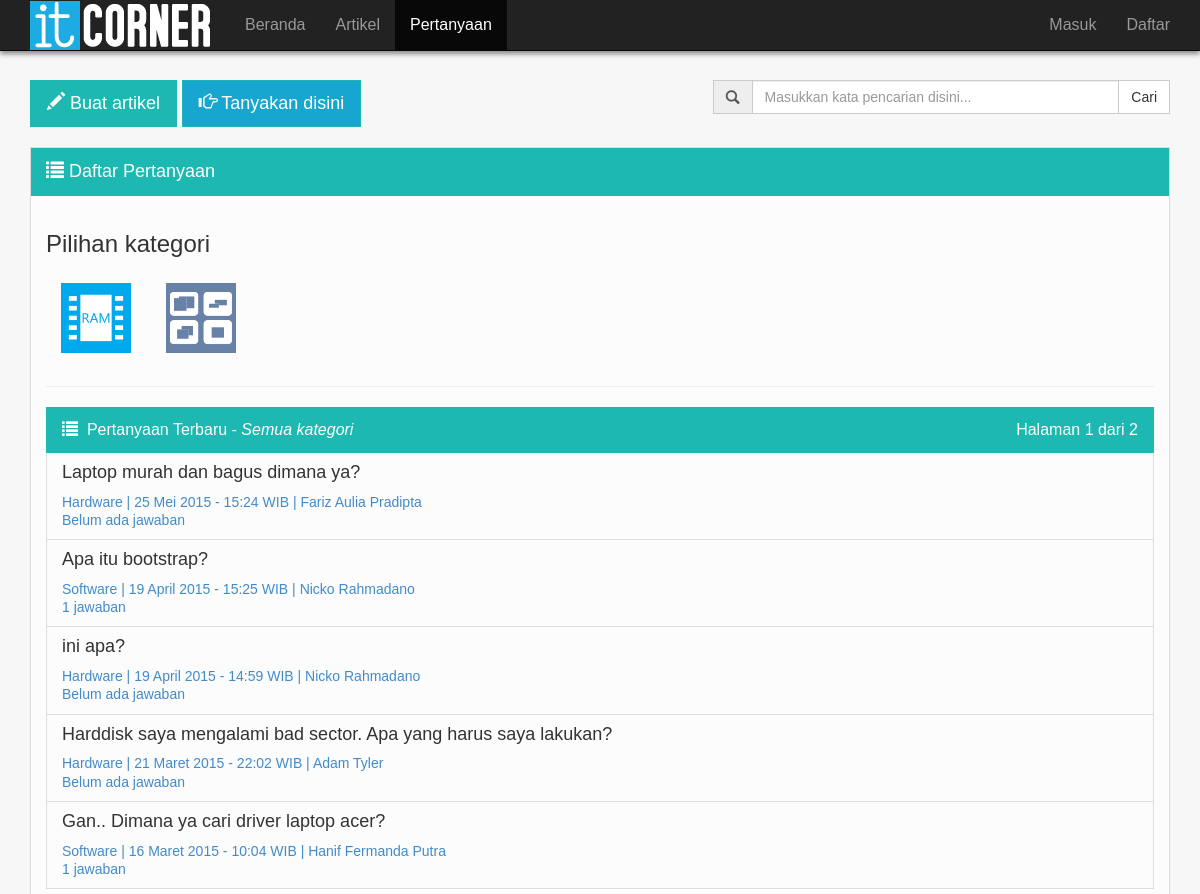
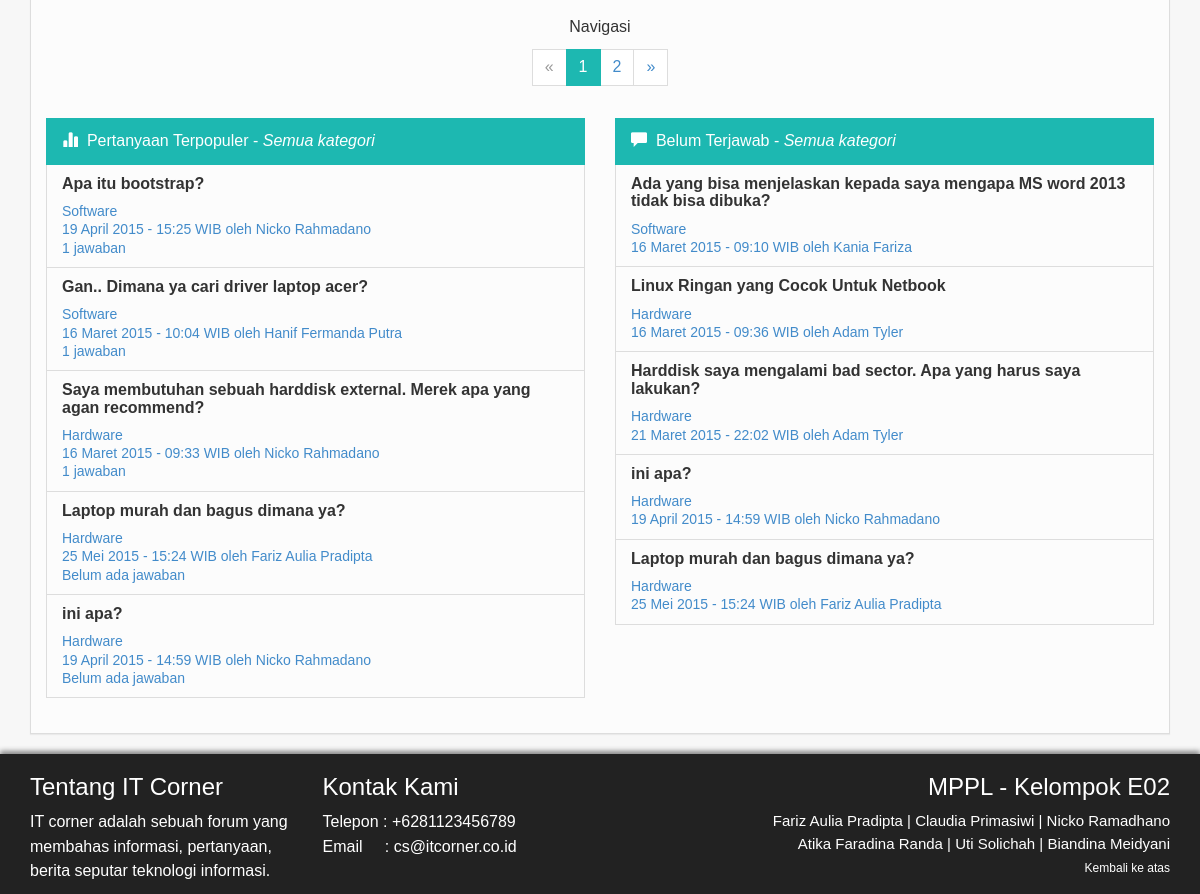
Page /mppl/list_pertanyaan.php on the committed database (2 pictures, top to bottom).
### tables this page shows
CREATE TABLE IF NOT EXISTS `pertanyaan` (
`id_pertanyaan` int(10) NOT NULL,
  `username` varchar(50) NOT NULL,
  `judul_pertanyaan` varchar(100) NOT NULL,
  `isi_pertanyaan` text NOT NULL,
  `kategori_pertanyaan` varchar(50) NOT NULL,
  `tanggal` datetime NOT NULL DEFAULT CURRENT_TIMESTAMP,
  `status` varchar(10) NOT NULL,
  `jumlah_jawaban` int(11) NOT NULL DEFAULT '0',
  `kunci` varchar(10) NOT NULL DEFAULT 'tidak'
);

CREATE TABLE IF NOT EXISTS `user` (
  `username` varchar(50) NOT NULL,
  `nama` varchar(50) NOT NULL,
  `password` varchar(50) NOT NULL,
  `email` varchar(50) NOT NULL,
  `jenis_user` varchar(50) NOT NULL,
  `gambar` varchar(100) DEFAULT NULL,
  `tanggal_masuk` timestamp NOT NULL DEFAULT CURRENT_TIMESTAMP,
  `deskripsi` varchar(1000) DEFAULT NULL,
  `tanggal_lahir` date DEFAULT NULL,
  `tempat_tinggal` varchar(100) DEFAULT NULL,
  `pesan_flag` int(11) NOT NULL DEFAULT '0'
);

### mppl/list_pertanyaan.php (the view, shortened to what this page needs)
<!doctype html>
<html>
<head>
  <link rel="stylesheet" href="assets/bootstrap/css/bootstrap.min.css">
</head>
<body>
  <div class="container">
    <div class="navbar navbar-fixed-top navbar-inverse outer-navbar">
      <div class="container">
        <div class="collapse navbar-collapse">
          <ul class="nav navbar-nav">
            <li>
            <img src="it_corner.png" style="padding-top:1px">
            </li>
            <li>
              <a href="home.php">Beranda</a>
            </li>
            <li >
              <a href="list_artikel.php">Artikel</a>
            </li>
            <li class="active">
              <a href="list_pertanyaan.php">Pertanyaan</a>
            </li>
            <?php session_start(); include 'header.php'; ?>
        </div>
      </div>
    </div>
    <div class="row" style="padding-top:80px;">
    <div class="col-md-5">
    <?php
    if(empty($_SESSION['nama']))
    {
      echo '
      <a href="login.php?location=tambah_artikel.php&alasan=2" <button type="button" class="btn btn-primary btn-lg"><span class="glyphicon glyphicon-pencil" aria-hidden="true"></span> Buat artikel</button></a>
      <a href="login.php?location=tambah_pertanyaan.php&alasan=1" <button type="button" class="btn btn-primary btn-lg-tanya"><span class="glyphicon glyphicon-hand-right" aria-hidden="true"></span> Tanyakan disini</button></a>';
    }
    ?>
    </div>
    <br class="visible-sm visible-xs">
    <div class="col-md-5 col-md-offset-2">
      <form id="cariForm" action="cari.php" method="GET">
              <div class="input-group">
              <span class="input-group-addon" id="basic-addon1"><span class="glyphicon glyphicon-search" aria-hidden="true"></span></span>
                <input type="text" class="form-control" id="cari" name="search" placeholder="Masukkan kata pencarian disini...">
                  <span class="input-group-btn">
                    <button class="btn btn-default" type="submit">Cari</button>
                </span>
              </div>
      </form>
      </div>
      <div class="col-md-12">
        <div class="panel panel-default">
        <div class="panel-heading">
          <p class="panel-title" style="font-size:18px"><span class="glyphicon glyphicon-list"></span> Daftar Pertanyaan</p>
        </div>
          <div class="panel-body">
            <h3 align="left">Pilihan kategori</h3>
            <p align="left">
              <ul class="nav navbar-nav">
                <li style="margin-right: 5px;">
                <a href="list_pertanyaan_hardware.php"><img src="ram.png" width="70" height="70" title="Hardware (Perangkat Keras)"></a>
                </li>
                <li style="margin-right: 5px;">
                <a href="list_pertanyaan_software.php"><img src="software.png" width="70" height="70" title="Software (Perangkat Lunak)"></a>
                </li>
              </ul>
              <br><br><br><br>
            </p>
            <hr>
            <div class="row">
            <div class="col-md-12">
            <?php
            $a=0;
            echo '<div class="list-group">
            <a class="list-group-item active clearfix">
              <span class="glyphicon glyphicon-list"></span>
              &nbsp;Pertanyaan Terbaru - <i>Semua kategori</i>
              <span class="pull-right">';
            $page = (isset($_GET['page'])) ? (int)$_GET['page'] : 1;
            $numContent = 5;
            $startAt = $numContent * ($page - 1);
            $que = "SELECT COUNT(*) as count FROM `pertanyaan` WHERE status='1'";
            if($result=mysql_query($que))
            {
              $obj=mysql_fetch_object($result);
              $count = $obj->count;
            }
            $totalpage = ceil($count / $numContent);
            if($count != 0)
            {
            echo 'Halaman '.$page.' dari '.$totalpage.'';
            }
            echo '<span></a>';
            $query="select p.kunci, p.jumlah_jawaban, p.id_pertanyaan, p.judul_pertanyaan, p.kategori_pertanyaan, DATE_FORMAT(p.tanggal, '%d-%m-%Y - %H:%i') AS tanggal , u.nama from pertanyaan as p,user as u where p.username=u.username && p.status='1' order by p.id_pertanyaan desc LIMIT $startAt, $numContent";
            $rows=mysql_query($query);
            while($row=mysql_fetch_assoc($rows))
            {
              $kode = $row['id_pertanyaan'];
              $tanggal = $row['tanggal'];
              $day = substr($tanggal, 0, 2);
              $coba = substr($tanggal, 3, 2);
              $yeartime = substr($tanggal, 6);
              if($coba == '01')
              {
                $coba = 'Januari';
              }
              elseif($coba == '02')
              {
                $coba = 'Februari';
              }
              elseif($coba == '03')
              {
                $coba = 'Maret';
              }
              elseif($coba == '04')
              {
                $coba = 'April';
              }
              elseif($coba == '05')
              {
                $coba = 'Mei';
              }
              elseif($coba == '06')
              {
                $coba = 'Juni';
              }
              elseif($coba == '07')
              {
                $coba = 'Juli';
              }
              elseif($coba == '08')
              {
                $coba = 'Agustus';
              }
              elseif($coba == '09')
              {
                $coba = 'September';
              }
              elseif($coba == '10')
              {
                $coba = 'Oktober';
              }
              elseif($coba == '11')
              {
                $coba = 'November';
              }
              elseif($coba == '12')
              {
                $coba = 'Desember';
              }
              $format_tanggal = $day . ' ' . $coba . ' ' . $yeartime . ' WIB';
              echo'
              <a href="isi_pertanyaan.php?id='.$kode.'" class="list-group-item">
                  <h4 class="list-group-item-heading">';
                  echo ''.$row['judul_pertanyaan'].'</h4>
                  <h5 class="list-group-item-text">'.$row['kategori_pertanyaan'].' | '.$format_tanggal.' | '.$row['nama'].'<br>';
              if($row['jumlah_jawaban']==0)
              {
                echo 'Belum ada jawaban';
              }
              else
              {
                echo ''.$row['jumlah_jawaban'].' jawaban';
              }
              echo '</h5>
                  </a>';
                $a++;
            }
            if($a==0)
            {
              echo '<h2 align="center">- Tidak ada pertanyaan yang ditemukan -</h2>';
              echo '<h4 align="center"><a href="home.php">Kembali ke beranda</a></h4>';
            }
            else
            {
              echo '</div>
                <p align="center">Navigasi</p>
                  <div class="text-center">
                    <ul class="pagination">
              ';
              if($page == 1)
              {
                echo '<li class="disabled"><a href="#0" aria-label="Previous"><span aria-hidden="true">&laquo;</span></a></li>';
              }
              else
              {
                $before = ($page - 1);
                echo '<li><a href="list_pertanyaan.php?page='.$before.'" aria-label="Previous"><span aria-hidden="true">&laquo;</span></a></li>';
              }
              for ($i = 1; $i <= $totalpage; $i++)
              {
                if($i != $page)
                {
                  echo "<li><a href='list_pertanyaan.php?page=$i'>$i<span class='sr-only'>(current)</span></a></li>";
                }
                else
                {
                  echo "<li class='active'><a href='#0'>".$page."<span class='sr-only'>(current)</span></a></li>";
                }
              }
              if($page == $totalpage)
              {
                echo '<li class="disabled"><a href="#0" aria-label="Next"><span aria-hidden="true">&raquo;</span></a></li>';
              }
              else
              {
                $after = ($page + 1);
                echo '<li><a href="list_pertanyaan.php?page='.$after.'" aria-label="Previous"><span aria-hidden="true">&raquo;</span></a></li>';
              }
            echo '</ul>
               </div>';
            ?>
            </div>
            <div class="col-md-6">
            <?php
            echo '<br><div class="list-group">
                <a class="list-group-item active">
                <span class="glyphicon glyphicon-stats"></span>
                  &nbsp;Pertanyaan Terpopuler - <i>Semua kategori</i>
                </a>';
            $query="select p.kunci, p.id_pertanyaan, p.kategori_pertanyaan, p.judul_pertanyaan, DATE_FORMAT(p.tanggal, '%d-%m-%Y - %H:%i') AS tanggal_woy , u.nama, p.jumlah_jawaban, p.tanggal from pertanyaan as p,user as u where p.status='1' && p.username=u.username ORDER BY `p`.`jumlah_jawaban` DESC, `p`.`tanggal` DESC LIMIT 0 , 5";
            $rows=mysql_query($query);
            while($row=mysql_fetch_assoc($rows))
            {
              $kode = $row['id_pertanyaan'];
              $tanggal = $row['tanggal_woy'];
              $day = substr($tanggal, 0, 2);
              $coba = substr($tanggal, 3, 2);
              $yeartime = substr($tanggal, 6);
              if($coba == '01')
              {
                $coba = 'Januari';
              }
              elseif($coba == '02')
              {
                $coba = 'Februari';
              }
              elseif($coba == '03')
              {
                $coba = 'Maret';
              }
              elseif($coba == '04')
              {
                $coba = 'April';
              }
              elseif($coba == '05')
              {
                $coba = 'Mei';
              }
              elseif($coba == '06')
              {
                $coba = 'Juni';
              }
              elseif($coba == '07')
              {
                $coba = 'Juli';
              }
              elseif($coba == '08')
              {
                $coba = 'Agustus';
              }
              elseif($coba == '09')
              {
                $coba = 'September';
              }
              elseif($coba == '10')
              {
                $coba = 'Oktober';
              }
              elseif($coba == '11')
              {
                $coba = 'November';
              }
              elseif($coba == '12')
              {
                $coba = 'Desember';
              }
              $format_tanggal = $day . ' ' . $coba . ' ' . $yeartime . ' WIB';
              echo'
                  <a href="isi_pertanyaan.php?id='.$kode.'" class="list-group-item">
                      <h5 style="font-weight:bold;font-size:16px" class="list-group-item-heading">';
                      echo ''.$row['judul_pertanyaan'].'</h5>
                      <h5 class="list-group-item-text">'.$row['kategori_pertanyaan'].'<br>'.$format_tanggal.' oleh '.$row['nama'].'<br>
                      ';
              if($row['jumlah_jawaban']==0)
              {
                echo 'Belum ada jawaban';
              }
              else
              {
                echo ''.$row['jumlah_jawaban'].' jawaban';
              }
              echo '</h5>
                  </a>';
            }
            echo '</div>';
            ?>
            </div>
            <div class="col-md-6">
            <?php
            echo '
            <br><div class="list-group">
                <a class="list-group-item active">
                <span class="glyphicon glyphicon-comment"></span>
                  &nbsp;Belum Terjawab - <i>Semua kategori</i>
                </a>';
            $query="select p.kunci, p.id_pertanyaan, p.kategori_pertanyaan, p.judul_pertanyaan, DATE_FORMAT(p.tanggal, '%d-%m-%Y - %H:%i') AS tanggal_woy , u.nama, p.jumlah_jawaban, p.tanggal from pertanyaan as p,user as u where p.jumlah_jawaban=0 && p.status='1' && p.username=u.username LIMIT 0 , 5";
            $rows=mysql_query($query);
            while($row=mysql_fetch_assoc($rows))
            {
              $kode = $row['id_pertanyaan'];
              $tanggal = $row['tanggal_woy'];
              $day = substr($tanggal, 0, 2);
              $coba = substr($tanggal, 3, 2);
              $yeartime = substr($tanggal, 6);
              if($coba == '01')
              {
                $coba = 'Januari';
              }
              elseif($coba == '02')
              {
                $coba = 'Februari';
              }
              elseif($coba == '03')
              {
                $coba = 'Maret';
              }
              elseif($coba == '04')
              {
                $coba = 'April';
              }
              elseif($coba == '05')
              {
                $coba = 'Mei';
              }
              elseif($coba == '06')
              {
                $coba = 'Juni';
              }
              elseif($coba == '07')
              {
                $coba = 'Juli';
              }
              elseif($coba == '08')
              {
                $coba = 'Agustus';
              }
              elseif($coba == '09')
              {
                $coba = 'September';
              }
              elseif($coba == '10')
              {
                $coba = 'Oktober';
              }
              elseif($coba == '11')
              {
                $coba = 'November';
              }
              elseif($coba == '12')
              {
                $coba = 'Desember';
              }
              $format_tanggal = $day . ' ' . $coba . ' ' . $yeartime . ' WIB';
              echo'
                  <a href="isi_pertanyaan.php?id='.$kode.'" class="list-group-item">
                      <h5 style="font-weight:bold;font-size:16px" class="list-group-item-heading">';
                      echo ''.$row['judul_pertanyaan'].'</h5>
                      <h5 class="list-group-item-text">'.$row['kategori_pertanyaan'].'<br>'.$format_tanggal.' oleh '.$row['nama'].'<br>
                      ';
              echo '</h5>
                  </a>';
            }
            echo '</div>';
            }
            ?>
            </div>
          </div>
        </div>
      </div>
    </div>
 </div>
  <div class="footer outer-footer">
     <div class="container">
       <div class="row">
         <div class="col-md-3">
           <h3 style="color:white;">Tentang IT Corner</h3>
           <p style="color:white">IT corner adalah sebuah forum yang membahas informasi, pertanyaan, berita seputar teknologi informasi.</p>
        </div>
        <div class="col-md-3">
           <h3 style="color:white">Kontak Kami</h3>
          <p style="color:white">Telepon&nbsp;: +6281123456789 <br> Email&nbsp;&nbsp;&nbsp;&nbsp;&nbsp;: cs@itcorner.co.id</p>
        </div>
        <div class="col-md-6">
           <h3 style="color:white;" align="right">MPPL - Kelompok E02</h3>
          <p style="color:white;font-size:15px;" align="right">Fariz Aulia Pradipta | Claudia Primasiwi | Nicko Ramadhano<br>Atika Faradina Randa | Uti Solichah | Biandina Meidyani<br><a href="#top" style="color:white;font-size:12px;" align="right">Kembali ke atas</a></p>
        </div>
      </div>
    </div>
  </div>
  </body>
  </html>

### rows in the picture
pertanyaan: judul_pertanyaan "Laptop murah dan bagus dimana ya?", kategori_pertanyaan "Hardware", format_tanggal "25 Mei 2015 - 15:24 WIB", username.nama "Fariz Aulia Pradipta", jumlah_jawaban "Belum ada jawaban"
pertanyaan: judul_pertanyaan "Apa itu bootstrap?", kategori_pertanyaan "Software", format_tanggal "19 April 2015 - 15:25 WIB", username.nama "Nicko Rahmadano", jumlah_jawaban "1"
pertanyaan: judul_pertanyaan "ini apa?", kategori_pertanyaan "Hardware", format_tanggal "19 April 2015 - 14:59 WIB", username.nama "Nicko Rahmadano", jumlah_jawaban "Belum ada jawaban"
pertanyaan: judul_pertanyaan "Harddisk saya mengalami bad sector. Apa yang harus saya lakukan?", kategori_pertanyaan "Hardware", format_tanggal "21 Maret 2015 - 22:02 WIB", username.nama "Adam Tyler", jumlah_jawaban "Belum ada jawaban"
pertanyaan: judul_pertanyaan "Gan.. Dimana ya cari driver laptop acer?", kategori_pertanyaan "Software", format_tanggal "16 Maret 2015 - 10:04 WIB", username.nama "Hanif Fermanda Putra", jumlah_jawaban "1"
pertanyaan: judul_pertanyaan "Saya membutuhan sebuah harddisk external. Merek apa yang agan recommend?", kategori_pertanyaan "Hardware", format_tanggal "16 Maret 2015 - 09:33 WIB", username.nama "Nicko Rahmadano", jumlah_jawaban "1"
pertanyaan: judul_pertanyaan "Ada yang bisa menjelaskan kepada saya mengapa MS word 2013 tidak bisa dibuka?", kategori_pertanyaan "Software", format_tanggal "16 Maret 2015 - 09:10 WIB", username.nama "Kania Fariza"
pertanyaan: judul_pertanyaan "Linux Ringan yang Cocok Untuk Netbook", kategori_pertanyaan "Hardware", format_tanggal "16 Maret 2015 - 09:36 WIB", username.nama "Adam Tyler"

### other values in the picture
$page "1"
$totalpage "2"
